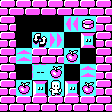

The image is a tile-based game level rendered from a .tmx file. Its description and complete source (layers, tilesets, objects, tile grids) follow:
An orthogonal 7x7 tile map with 16x16 px tiles, 1 tile layer (base).

<map version="1.5" tiledversion="1.5.0" orientation="orthogonal" renderorder="right-down" width="7" height="7" tilewidth="16" tileheight="16" infinite="0" nextlayerid="2" nextobjectid="1">
 <tileset firstgid="1" source="../../editor_tiles.tsx" />
 <layer id="1" name="base" width="7" height="7">
  <data encoding="csv">
1,1,1,1,1,1,1,
1,0,0,0,11,6,1,
1,0,7,10,0,5,1,
1,8,1,1,3,0,1,
1,0,4,3,0,8,1,
1,3,5,2,5,3,1,
1,1,1,1,1,1,1
</data>
 </layer>
</map>
